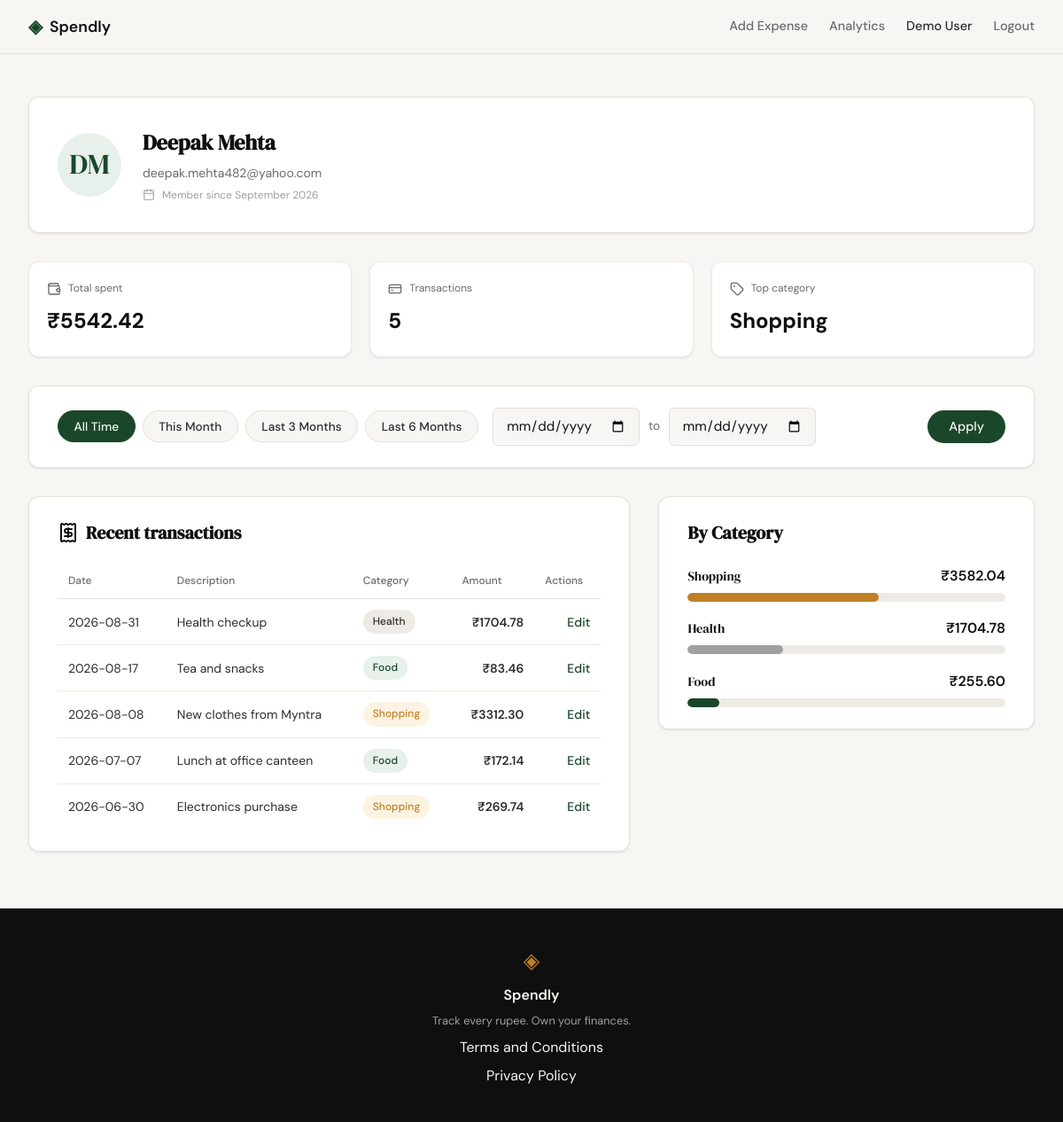
Screenshot of /profile (signed in) with the database file from the repository.
### tables this page shows
CREATE TABLE users (
            id            INTEGER PRIMARY KEY AUTOINCREMENT,
            name          TEXT NOT NULL,
            email         TEXT UNIQUE NOT NULL,
            password_hash TEXT NOT NULL,
            created_at    TEXT DEFAULT (datetime('now'))
        );

CREATE TABLE expenses (
            id          INTEGER PRIMARY KEY AUTOINCREMENT,
            user_id     INTEGER NOT NULL,
            amount      REAL NOT NULL,
            category    TEXT NOT NULL,
            date        TEXT NOT NULL,
            description TEXT,
            created_at  TEXT DEFAULT (datetime('now')),
            FOREIGN KEY (user_id) REFERENCES users (id)
        );

### app.py (the view)
@app.route("/profile")
def profile():
    if not session.get("user_id"):
        return redirect(url_for("login"))
    user_id = session["user_id"]
    start_date, end_date = _parse_date_range(request.args)
    user, stats = build_profile_summary(user_id, start_date, end_date)
    transactions = build_transaction_history(user_id, start_date, end_date)
    categories = build_category_breakdown(user_id, start_date, end_date)
    return render_template(
        "profile.html",
        user=user,
        stats=stats,
        transactions=transactions,
        categories=categories,
        start_date=start_date or "",
        end_date=end_date or "",
    )

### app.py (called while the page is built)
def _parse_date_range(args):
    def _valid(value):
        if not value:
            return None
        try:
            datetime.strptime(value, "%Y-%m-%d")
            return value
        except ValueError:
            return None
    start_date = _valid(args.get("start_date"))
    end_date = _valid(args.get("end_date"))
    if start_date and end_date and start_date > end_date:
        return None, None
    return start_date, end_date

def build_transaction_history(user_id, start_date=None, end_date=None):
    rows = get_recent_expenses(user_id, limit=10, start_date=start_date, end_date=end_date)
    return [
        {
            "id": row["id"],
            "date": row["date"],
            "description": row["description"],
            "category": row["category"],
            "amount": f"₹{row['amount']:.2f}",
        }
        for row in rows
    ]

def build_profile_summary(user_id, start_date=None, end_date=None):
    user_row = get_user_by_id(user_id)
    stats_data = get_expense_stats(user_id, start_date=start_date, end_date=end_date)
    initials = "".join(part[0].upper() for part in user_row["name"].split()[:2])
    created_at = datetime.strptime(user_row["created_at"][:10], "%Y-%m-%d")
    member_since = created_at.strftime("%B %Y")
    user = {
        "name": user_row["name"],
        "email": user_row["email"],
        "initials": initials,
        "member_since": member_since,
    }
    stats = {
        "total_spent": f"₹{stats_data['total_spent']:.2f}",
        "transaction_count": stats_data["transaction_count"],
        "top_category": stats_data["top_category"] or "—",
    }
    return user, stats

def build_category_breakdown(user_id, start_date=None, end_date=None):
    rows = get_category_totals(user_id, start_date=start_date, end_date=end_date)
    if not rows:
        return []
    grand_total = sum(row["total"] for row in rows)
    if grand_total <= 0:
        return []
    percents = [int((row["total"] / grand_total) * 100) for row in rows]
    remainder = 100 - sum(percents)
    percents[0] += remainder
    categories = []
    for row, percent in zip(rows, percents):
        width_class = max(10, (percent // 10) * 10)
        categories.append({
            "name": row["category"],
            "total": f"₹{row['total']:.2f}",
            "percent": percent,
            "width_class": width_class,
        })
    return categories

### templates/profile.html (shortened to what this page needs)
{% extends "base.html" %}
{% block head %}
<link rel="stylesheet" href="{{ url_for('static', filename='css/profile.css') }}">
{% endblock %}
{% block content %}
<section class="profile-section">
    <div class="profile-container">
        <div class="profile-card">
            <div class="profile-avatar">{{ user.initials }}</div>
            <div class="profile-info">
                <h1 class="profile-name">{{ user.name }}</h1>
                <p class="profile-email">{{ user.email }}</p>
                <p class="profile-member-since"><i data-lucide="calendar"></i> Member since {{ user.member_since }}</p>
            </div>
        </div>
        <div class="profile-stats">
            <div class="profile-stat">
                <div class="profile-stat-head">
                    <i data-lucide="wallet"></i>
                    <span class="profile-stat-label">Total spent</span>
                </div>
                <span class="profile-stat-value">{{ stats.total_spent }}</span>
            </div>
            <div class="profile-stat">
                <div class="profile-stat-head">
                    <i data-lucide="credit-card"></i>
                    <span class="profile-stat-label">Transactions</span>
                </div>
                <span class="profile-stat-value">{{ stats.transaction_count }}</span>
            </div>
            <div class="profile-stat">
                <div class="profile-stat-head">
                    <i data-lucide="tag"></i>
                    <span class="profile-stat-label">Top category</span>
                </div>
                <span class="profile-stat-value">{{ stats.top_category }}</span>
            </div>
        </div>
        <div class="profile-panel profile-filter-panel">
            <form class="filter-form" method="GET" action="{{ url_for('profile') }}" id="date-filter-form">
                <div class="filter-presets" role="group" aria-label="Date range presets">
                    <button type="button" class="filter-pill" data-preset="all">All Time</button>
                    <button type="button" class="filter-pill" data-preset="month">This Month</button>
                    <button type="button" class="filter-pill" data-preset="3months">Last 3 Months</button>
                    <button type="button" class="filter-pill" data-preset="6months">Last 6 Months</button>
                </div>
                <div class="filter-dates">
                    <input type="date" id="start_date" name="start_date" class="form-input" value="{{ start_date }}">
                    <span class="filter-to">to</span>
                    <input type="date" id="end_date" name="end_date" class="form-input" value="{{ end_date }}">
                </div>
                <button type="submit" class="filter-apply">Apply</button>
            </form>
        </div>
        <div class="profile-panels-row">
            <div class="profile-panel">
                <h2 class="profile-panel-title"><i data-lucide="receipt"></i> Recent transactions</h2>
                <table class="table">
                    <thead>
                        <tr>
                            <th>Date</th>
                            <th>Description</th>
                            <th>Category</th>
                            <th class="table-amount-col">Amount</th>
                            <th class="table-actions-col">Actions</th>
                        </tr>
                    </thead>
                    <tbody>
                        {% for tx in transactions %}
                        <tr>
                            <td>{{ tx.date }}</td>
                            <td>{{ tx.description }}</td>
                            <td><span class="badge badge-{{ tx.category|lower }}">{{ tx.category }}</span></td>
                            <td class="table-amount-col">{{ tx.amount }}</td>
                            <td class="table-actions-col">
                                <a href="{{ url_for('edit_expense', id=tx.id) }}" class="action-link">Edit</a>
                            </td>
                        </tr>
                        {% endfor %}
                    </tbody>
                </table>
            </div>
            <div class="profile-panel">
                <h2 class="profile-panel-title">By Category</h2>
                <div class="cat-breakdown">
                    {% for cat in categories %}
                    <div class="cat-row">
                        <div class="cat-row-head">
                            <span class="cat-label">{{ cat.name }}</span>
                            <span class="cat-total">{{ cat.total }}</span>
                        </div>
                        <div class="cat-bar-track">
                            <div class="cat-bar cat-bar-{{ cat.name|lower }} bar-w-{{ cat.width_class }}"></div>
                        </div>
                    </div>
                    {% endfor %}
                </div>
            </div>
        </div>
    </div>
</section>
{% endblock %}

### static/css/style.css (style rules this page uses)
:root { --ink: #0f0f0f; --ink-soft: #2d2d2d; --ink-muted: #6b6b6b; --ink-faint: #a0a0a0; --paper: #f7f6f3; --paper-warm: #f0ede6; --paper-card: #ffffff; --accent: #1a472a; --accent-light: #e8f0eb; --accent-2: #c17f24; --accent-2-light: #fdf3e3; --danger: #c0392b; --danger-light: #fdecea; --border: #e4e1da; --border-soft: #eeebe4; --font-display: 'DM Serif Display', Georgia, serif; --font-body: 'DM Sans', system-ui, sans-serif; --max-width: 1200px; --auth-width: 440px; --radius-sm: 6px; --radius-md: 12px; --radius-lg: 20px; }
*, *::before, *::after { box-sizing: border-box; margin: 0; padding: 0; }
html { font-size: 16px; scroll-behavior: smooth; }
body { background: var(--paper); color: var(--ink); font-family: var(--font-body); font-size: 1rem; line-height: 1.6; -webkit-font-smoothing: antialiased; }
a { color: inherit; text-decoration: none; }
.form-input { width: 100%; padding: 0.6rem 0.875rem; border: 1px solid var(--border); border-radius: var(--radius-sm); font-family: var(--font-body); font-size: 0.95rem; color: var(--ink); background: var(--paper); outline: none; transition: border-color 0.2s; }
.form-input::placeholder { color: var(--ink-faint); }

### rows the page displays
users: name "Deepak Mehta", email "deepak.mehta482@yahoo.com"
expenses: date "2026-08-31", description "Health checkup", category "Health", amount "₹1704.78"
expenses: date "2026-08-17", description "Tea and snacks", category "Food", amount "₹83.46"
expenses: date "2026-08-08", description "New clothes from Myntra", category "Shopping", amount "₹3312.30"
expenses: date "2026-07-07", description "Lunch at office canteen", category "Food", amount "₹172.14"
expenses: date "2026-06-30", description "Electronics purchase", category "Shopping", amount "₹269.74"

### other values shown
{{ user.initials }} "DM"
{{ user.member_since }} "September 2026"
{{ stats.total_spent }} "₹5542.42"
{{ stats.transaction_count }} "5"
{{ stats.top_category }} "Shopping"
{{ cat.name }} "Shopping" "Health" "Food"
{{ cat.total }} "₹3582.04" "₹1704.78" "₹255.60"
